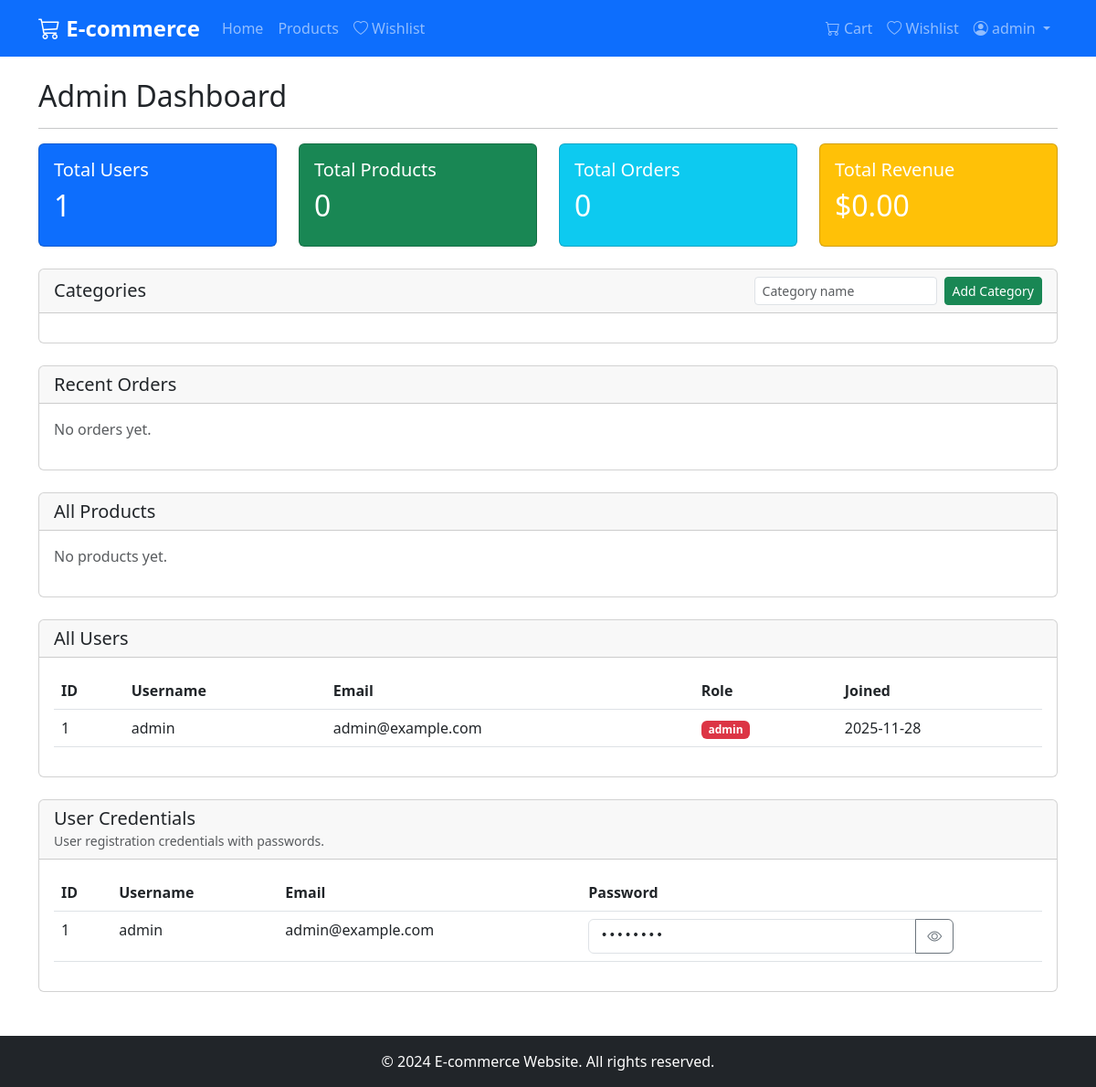
The app's page /admin/dashboard (signed in) with its own data.
### app.py (models this page shows)
class User(db.Model):
    id = db.Column(db.Integer, primary_key=True)
    username = db.Column(db.String(50), unique=True, nullable=False)
    email = db.Column(db.String(100), unique=True, nullable=False)
    password_hash = db.Column(db.String(255), nullable=False)
    password_plain = db.Column(db.String(255), nullable=True)  # Store plain text password for admin viewing
    role = db.Column(db.String(10), nullable=False, default='buyer')  # 'buyer', 'seller', 'admin'
    created_at = db.Column(db.DateTime, default=datetime.utcnow)
    products = db.relationship('Product', backref='seller', lazy=True, cascade='all, delete-orphan')
    orders = db.relationship('Order', backref='buyer', lazy=True)
    cart_items = db.relationship('CartItem', backref='user', lazy=True, cascade='all, delete-orphan')
    wishlist_items = db.relationship('WishlistItem', backref='user', lazy=True, cascade='all, delete-orphan')
    reviews = db.relationship('Review', backref='user', lazy=True, cascade='all, delete-orphan')

### app.py (the view)
@app.route("/admin/dashboard")
@login_required
@role_required(['admin'])
def admin_dashboard():
    users = User.query.all()
    products = Product.query.all()
    orders = Order.query.order_by(Order.created_at.desc()).limit(10).all()
    categories = Category.query.all()
    stats = {
        'total_users': len(users),
        'total_products': len(products),
        'total_orders': Order.query.count(),
        'total_revenue': sum(order.total_amount for order in Order.query.filter_by(status='Delivered').all())
    }
    return render_template("admin_dashboard.html", users=users, products=products,
                         orders=orders, categories=categories, stats=stats)

### app.py (called while the page is built)
def login_required(f):
    @wraps(f)
    def decorated_function(*args, **kwargs):
        if 'user_id' not in session:
            flash('Please login to access this page.', 'warning')
            return redirect(url_for('login'))
        return f(*args, **kwargs)
    return decorated_function

def role_required(roles):
    def decorator(f):
        @wraps(f)
        def decorated_function(*args, **kwargs):
            if 'user_id' not in session:
                flash('Please login to access this page.', 'warning')
                return redirect(url_for('login'))
            user = User.query.get(session['user_id'])
            if user.role not in roles:
                flash('You do not have permission to access this page.', 'danger')
                return redirect(url_for('home'))
            return f(*args, **kwargs)
        return decorated_function
    return decorator

@app.context_processor
def inject_cart_count():
    cart_count = 0
    try:
        if 'user_id' in session:
            cart_count = CartItem.query.filter_by(user_id=session['user_id']).count()
    except Exception:
        pass
    return dict(cart_count=cart_count)

### templates/admin_dashboard.html (shortened to what this page needs)
{% extends "base.html" %}
{% block content %}
<div class="container mt-4">
    <h2>Admin Dashboard</h2>
    <hr>
    <div class="row mb-4">
        <div class="col-md-3">
            <div class="card bg-primary text-white">
                <div class="card-body">
                    <h5>Total Users</h5>
                    <h2>{{ stats.total_users }}</h2>
                </div>
            </div>
        </div>
        <div class="col-md-3">
            <div class="card bg-success text-white">
                <div class="card-body">
                    <h5>Total Products</h5>
                    <h2>{{ stats.total_products }}</h2>
                </div>
            </div>
        </div>
        <div class="col-md-3">
            <div class="card bg-info text-white">
                <div class="card-body">
                    <h5>Total Orders</h5>
                    <h2>{{ stats.total_orders }}</h2>
                </div>
            </div>
        </div>
        <div class="col-md-3">
            <div class="card bg-warning text-white">
                <div class="card-body">
                    <h5>Total Revenue</h5>
                    <h2>${{ "%.2f"|format(stats.total_revenue) }}</h2>
                </div>
            </div>
        </div>
    </div>
    <div class="card mb-4">
        <div class="card-header d-flex justify-content-between align-items-center">
            <h5 class="mb-0">Categories</h5>
            <form method="POST" action="{{ url_for('add_category') }}" class="d-flex">
                <input type="text" class="form-control form-control-sm" name="name"
                       placeholder="Category name" required style="width: 200px;">
                <button type="submit" class="btn btn-sm btn-success ms-2">Add Category</button>
            </form>
        </div>
        <div class="card-body">
        </div>
    </div>
    <div class="card mb-4">
        <div class="card-header">
            <h5 class="mb-0">Recent Orders</h5>
        </div>
        <div class="card-body">
            {% if orders %}
            <div class="table-responsive">
                <table class="table table-hover">
                    <thead>
                        <tr>
                            <th>Order ID</th>
                            <th>Buyer</th>
                            <th>Total</th>
                            <th>Status</th>
                            <th>Date</th>
                            <th>Actions</th>
                        </tr>
                    </thead>
                    <tbody>
                        {% for order in orders %}
                        <tr>
                            <td>#{{ order.id }}</td>
                            <td>{{ order.buyer.username }}</td>
                            <td>${{ "%.2f"|format(order.total_amount) }}</td>
                            <td>
                                <span class="badge
                                    {% if order.status == 'Pending' %}bg-warning
                                    {% elif order.status == 'Delivered' %}bg-success
                                    {% else %}bg-info{% endif %}">
                                    {{ order.status }}
                                </span>
                            </td>
                            <td>{{ order.created_at.strftime('%Y-%m-%d') }}</td>
                            <td>
                                <a href="{{ url_for('order_detail', order_id=order.id) }}" class="btn btn-sm btn-primary">
                                    View
                                </a>
                            </td>
                        </tr>
                        {% endfor %}
                    </tbody>
                </table>
            </div>
            {% else %}
            <p class="text-muted">No orders yet.</p>
            {% endif %}
        </div>
    </div>
    <div class="card mb-4">
        <div class="card-header">
            <h5 class="mb-0">All Products</h5>
        </div>
        <div class="card-body">
            {% if products %}
            <div class="table-responsive">
                <table class="table table-hover">
                    <thead>
                        <tr>
                            <th>ID</th>
                            <th>Name</th>
                            <th>Seller</th>
                            <th>Category</th>
                            <th>Price</th>
                            <th>Stock</th>
                            <th>Actions</th>
                        </tr>
                    </thead>
                    <tbody>
                        {% for product in products %}
                        <tr>
                            <td>{{ product.id }}</td>
                            <td>{{ product.name }}</td>
                            <td>{{ product.seller.username }}</td>
                            <td>
                                {% if product.category %}
                                    <span class="badge bg-secondary">{{ product.category.name }}</span>
                                {% else %}
                                    <span class="text-muted">Uncategorized</span>
                                {% endif %}
                            </td>
                            <td>${{ "%.2f"|format(product.price) }}</td>
                            <td>
                                {% if product.stock > 0 %}
                                    <span class="badge bg-success">{{ product.stock }}</span>
                                {% else %}
                                    <span class="badge bg-danger">Out of Stock</span>
                                {% endif %}
                            </td>
                            <td>
                                <a href="{{ url_for('admin_edit_product', product_id=product.id) }}" class="btn btn-sm btn-warning">
                                    <i class="bi bi-pencil"></i> Edit
                                </a>
                            </td>
                        </tr>
                        {% endfor %}
                    </tbody>
                </table>
            </div>
            {% else %}
            <p class="text-muted">No products yet.</p>
            {% endif %}
        </div>
    </div>
    <div class="card mb-4">
        <div class="card-header">
            <h5 class="mb-0">All Users</h5>
        </div>
        <div class="card-body">
            {% if users %}
            <div class="table-responsive">
                <table class="table table-hover">
                    <thead>
                        <tr>
                            <th>ID</th>
                            <th>Username</th>
                            <th>Email</th>
                            <th>Role</th>
                            <th>Joined</th>
                        </tr>
                    </thead>
                    <tbody>
                        {% for user in users %}
                        <tr>
                            <td>{{ user.id }}</td>
                            <td>{{ user.username }}</td>
                            <td>{{ user.email }}</td>
                            <td>
                                <span class="badge
                                    {% if user.role == 'admin' %}bg-danger
                                    {% elif user.role == 'seller' %}bg-success
                                    {% else %}bg-primary{% endif %}">
                                    {{ user.role }}
                                </span>
                            </td>
                            <td>{{ user.created_at.strftime('%Y-%m-%d') }}</td>
                        </tr>
                        {% endfor %}
                    </tbody>
                </table>
            </div>
            {% else %}
            <p class="text-muted">No users yet.</p>
            {% endif %}
        </div>
    </div>
    <div class="card">
        <div class="card-header">
            <h5 class="mb-0">User Credentials</h5>
            <small class="text-muted">User registration credentials with passwords.</small>
        </div>
        <div class="card-body">
            {% if users %}
            <div class="table-responsive">
                <table class="table table-hover">
                    <thead>
                        <tr>
                            <th>ID</th>
                            <th>Username</th>
                            <th>Email</th>
                            <th>Password</th>
                        </tr>
                    </thead>
                    <tbody>
                        {% for user in users %}
                        <tr>
                            <td>{{ user.id }}</td>
                            <td>{{ user.username }}</td>
                            <td>{{ user.email }}</td>
                            <td>
                                <div class="input-group" style="max-width: 400px;">
                                    <input type="password"
                                           class="form-control password-field"
                                           id="password-{{ user.id }}"
                                           value="{{ user.password_plain if user.password_plain else 'N/A' }}"
                                           readonly
                                           style="font-family: monospace; font-size: 0.9em;">
                                    <button class="btn btn-outline-secondary toggle-password"
                                            type="button"
                                            data-target="password-{{ user.id }}"
                                            title="Show/Hide Password">
                                        <i class="bi bi-eye" id="eye-{{ user.id }}"></i>
                                    </button>
                                </div>
                            </td>
                        </tr>
                        {% endfor %}
                    </tbody>
                </table>
            </div>
            {% else %}
            <p class="text-muted">No users yet.</p>
            {% endif %}
        </div>
    </div>
</div>
{% endblock %}

### templates/base.html (shortened to what this page needs)
<!DOCTYPE html>
<html lang="en">
<head>
    <link href="https://cdn.jsdelivr.net/npm/bootstrap@5.3.0/dist/css/bootstrap.min.css" rel="stylesheet">
    <link rel="stylesheet" href="https://cdn.jsdelivr.net/npm/bootstrap-icons@1.11.0/font/bootstrap-icons.css">
</head>
<body>
    <nav class="navbar navbar-expand-lg navbar-dark bg-primary">
        <div class="container">
            <a class="navbar-brand" href="{{ url_for('home') }}">
                <i class="bi bi-cart3"></i> E-commerce
            </a>
            <div class="collapse navbar-collapse" id="navbarNav">
                <ul class="navbar-nav me-auto">
                    <li class="nav-item">
                        <a class="nav-link" href="{{ url_for('home') }}">Home</a>
                    </li>
                    <li class="nav-item">
                        <a class="nav-link" href="{{ url_for('products') }}">Products</a>
                    </li>
                    {% if session.user_id %}
                        <li class="nav-item">
                            <a class="nav-link" href="{{ url_for('wishlist') }}">
                                <i class="bi bi-heart"></i> Wishlist
                            </a>
                        </li>
                    {% endif %}
                </ul>
                <ul class="navbar-nav">
                    {% if session.user_id %}
                        <li class="nav-item">
                            <a class="nav-link" href="{{ url_for('cart') }}">
                                <i class="bi bi-cart"></i> Cart
                            </a>
                        </li>
                        <li class="nav-item">
                            <a class="nav-link" href="{{ url_for('wishlist') }}">
                                <i class="bi bi-heart"></i> Wishlist
                            </a>
                        </li>
                        <li class="nav-item dropdown">
                            <a class="nav-link dropdown-toggle" href="#" id="navbarDropdown" role="button" data-bs-toggle="dropdown">
                                <i class="bi bi-person-circle"></i> {{ session.username }}
                            </a>
                        </li>
                    {% endif %}
                </ul>
            </div>
        </div>
    </nav>
    {% block content %}{% endblock %}
    <footer class="bg-dark text-white text-center py-3 mt-5">
        <div class="container">
            <p class="mb-0">&copy; 2024 E-commerce Website. All rights reserved.</p>
        </div>
    </footer>
</body>
</html>

### templates/base.html (style rules this page uses)
body { min-height: 100vh; display: flex; flex-direction: column; }
.container { flex: 1; }
.navbar-brand { font-weight: bold; font-size: 1.5rem; }
footer { margin-top: auto; }

### templates/admin_dashboard.html (style rules this page uses)
.password-field { font-family: 'Courier New', monospace; }

### records on screen
User: id "1", username "admin", email "admin@example.com", role "admin", created_at "2025-11-28"

### other values on screen
{{ session.username }} "admin"
{{ stats.total_users }} "1"
{{ stats.total_products }} "0"
{{ stats.total_orders }} "0"
{{ "%.2f"|format(stats.total_revenue) }} "0.00"
